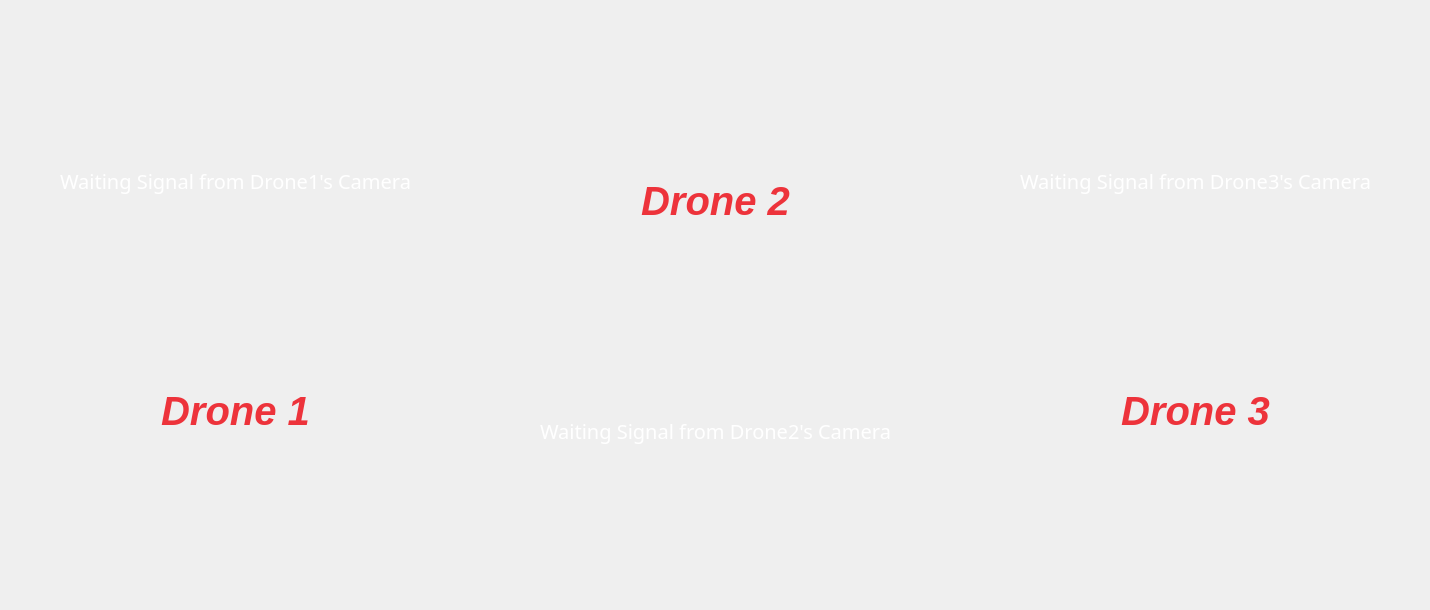
            <widget class="QWidget" name="page_camera">
             <widget class="QLabel" name="Monitor_drone_1">
              <property name="geometry">
               <rect>
                <x>10</x>
                <y>10</y>
                <width>451</width>
                <height>341</height>
               </rect>
              </property>
              <property name="font">
               <font>
                <family>Rockwell</family>
                <pointsize>15</pointsize>
               </font>
              </property>
              <property name="styleSheet">
               <string notr="true">color: rgb(255, 255, 255);</string>
              </property>
              <property name="text">
               <string>Waiting Signal from Drone1's Camera</string>
              </property>
              <property name="alignment">
               <set>Qt::AlignCenter</set>
              </property>
             </widget>
             <widget class="QLabel" name="Monitor_drone_2">
              <property name="geometry">
               <rect>
                <x>490</x>
                <y>260</y>
                <width>451</width>
                <height>341</height>
               </rect>
              </property>
              <property name="font">
               <font>
                <family>Rockwell</family>
                <pointsize>15</pointsize>
               </font>
              </property>
              <property name="styleSheet">
               <string notr="true">color: rgb(255, 255, 255);</string>
              </property>
              <property name="text">
               <string>Waiting Signal from Drone2's Camera</string>
              </property>
              <property name="alignment">
               <set>Qt::AlignCenter</set>
              </property>
             </widget>
             <widget class="QLabel" name="Monitor_drone_3">
              <property name="geometry">
               <rect>
                <x>970</x>
                <y>10</y>
                <width>451</width>
                <height>341</height>
               </rect>
              </property>
              <property name="font">
               <font>
                <family>Rockwell</family>
                <pointsize>15</pointsize>
               </font>
              </property>
              <property name="styleSheet">
               <string notr="true">color: rgb(255, 255, 255);</string>
              </property>
              <property name="text">
               <string>Waiting Signal from Drone3's Camera</string>
              </property>
              <property name="alignment">
               <set>Qt::AlignCenter</set>
              </property>
             </widget>
             <widget class="QLabel" name="label_drone_4">
              <property name="geometry">
               <rect>
                <x>10</x>
                <y>370</y>
                <width>451</width>
                <height>81</height>
               </rect>
              </property>
              <property name="font">
               <font>
                <pointsize>30</pointsize>
                <weight>75</weight>
                <italic>true</italic>
                <bold>true</bold>
                <underline>false</underline>
                <strikeout>false</strikeout>
               </font>
              </property>
              <property name="styleSheet">
               <string notr="true">

color: rgb(237, 51, 59);</string>
              </property>
              <property name="text">
               <string>Drone 1</string>
              </property>
              <property name="alignment">
               <set>Qt::AlignCenter</set>
              </property>
             </widget>
             <widget class="QLabel" name="label_drone_5">
              <property name="geometry">
               <rect>
                <x>490</x>
                <y>160</y>
                <width>451</width>
                <height>81</height>
               </rect>
              </property>
              <property name="font">
               <font>
                <pointsize>30</pointsize>
                <weight>75</weight>
                <italic>true</italic>
                <bold>true</bold>
                <underline>false</underline>
                <strikeout>false</strikeout>
               </font>
              </property>
              <property name="styleSheet">
               <string notr="true">

color: rgb(237, 51, 59);</string>
              </property>
              <property name="text">
               <string>Drone 2</string>
              </property>
              <property name="alignment">
               <set>Qt::AlignCenter</set>
              </property>
             </widget>
             <widget class="QLabel" name="label_drone_6">
              <property name="geometry">
               <rect>
                <x>970</x>
                <y>370</y>
                <width>451</width>
                <height>81</height>
               </rect>
              </property>
              <property name="font">
               <font>
                <pointsize>30</pointsize>
                <weight>75</weight>
                <italic>true</italic>
                <bold>true</bold>
                <underline>false</underline>
                <strikeout>false</strikeout>
               </font>
              </property>
              <property name="styleSheet">
               <string notr="true">

color: rgb(237, 51, 59);</string>
              </property>
              <property name="text">
               <string>Drone 3</string>
              </property>
              <property name="alignment">
               <set>Qt::AlignCenter</set>
              </property>
             </widget>
            </widget>
